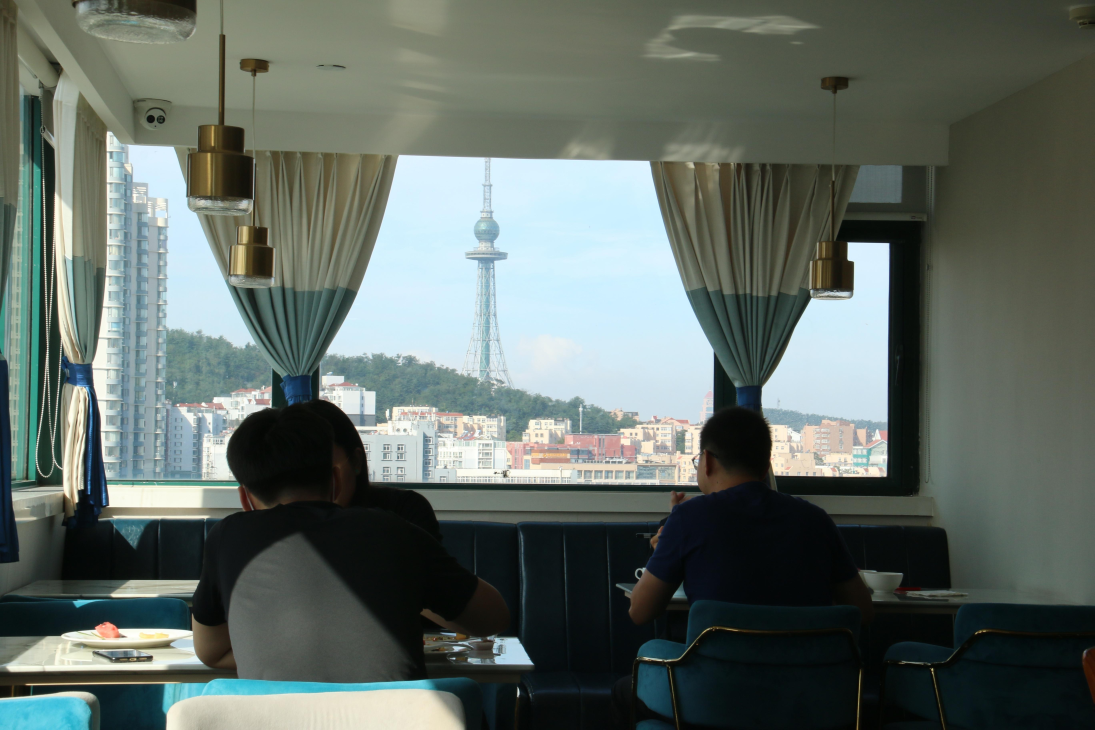
#> input picture full_resInput/0025.JPG, 5472 x 3648 px (shown at 1/5 size); its folder holds 4 pictures in this run
$ python downsample.py
#> lines starting #> are read from the running program, lines starting #| are printed output that depends on the picture
import os
from PIL import Image

# Directory containing the images
directory =os.path.join( os.getcwd(), "full_resInput")

# Output directory for compressed images
output_directory = "low_resInput"
input_path = os.path.join(output_directory)
# Create the output directory if it doesn't exist
if not os.path.exists(output_directory):
    os.makedirs(output_directory)
# Iterate over all files in the directory
for filename in os.listdir(directory):
    print("prcessing : " + filename)
    # Check if the file is an image
    if filename.lower().endswith(('.jpg', '.jpeg',)):
        # Open the original image
        original_image = Image.open(os.path.join(directory, filename))
#> original_image is the input picture: PIL image 5472x3648 RGB; mean R, G, B 97, 107.1, 101.1
        # Resize from 5760x 3480 the image to the desired dimensions
        compressed_image = original_image.resize((384, 384))
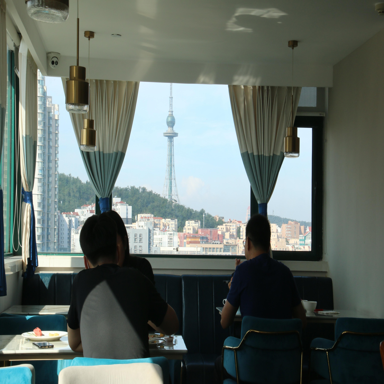
#> compressed_image: PIL image 384x384 RGB; mean R, G, B 97, 107.1, 101.1
        filename = "low_"+filename
        # Save the compressed image in the output directory
        # if(subdirectory=="input"):
        compressed_image.save(os.path.join(input_path, filename))
        print(os.path.join(input_path, filename))
#> pass 2 of the loop `for filename in os.listdir(directory):`:
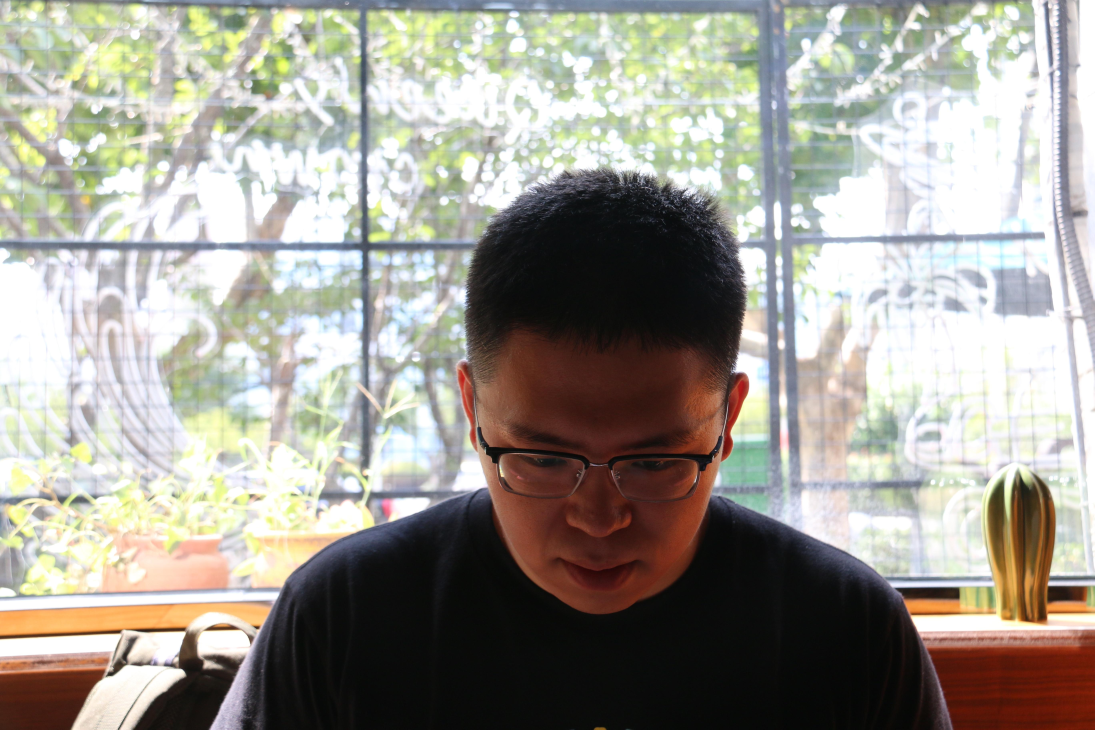
#> input picture full_resInput/0044.JPG, 5472 x 3648 px (shown at 1/5 size)
#> original_image is the input picture: PIL image 5472x3648 RGB; mean R, G, B 160, 156.6, 147.7
#> `compressed_image = original_image.resize((384, 384))`:
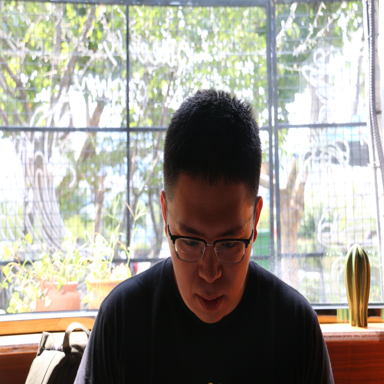
#> compressed_image: PIL image 384x384 RGB; mean R, G, B 160, 156.6, 147.6
#> pass 3 of the loop `for filename in os.listdir(directory):`:
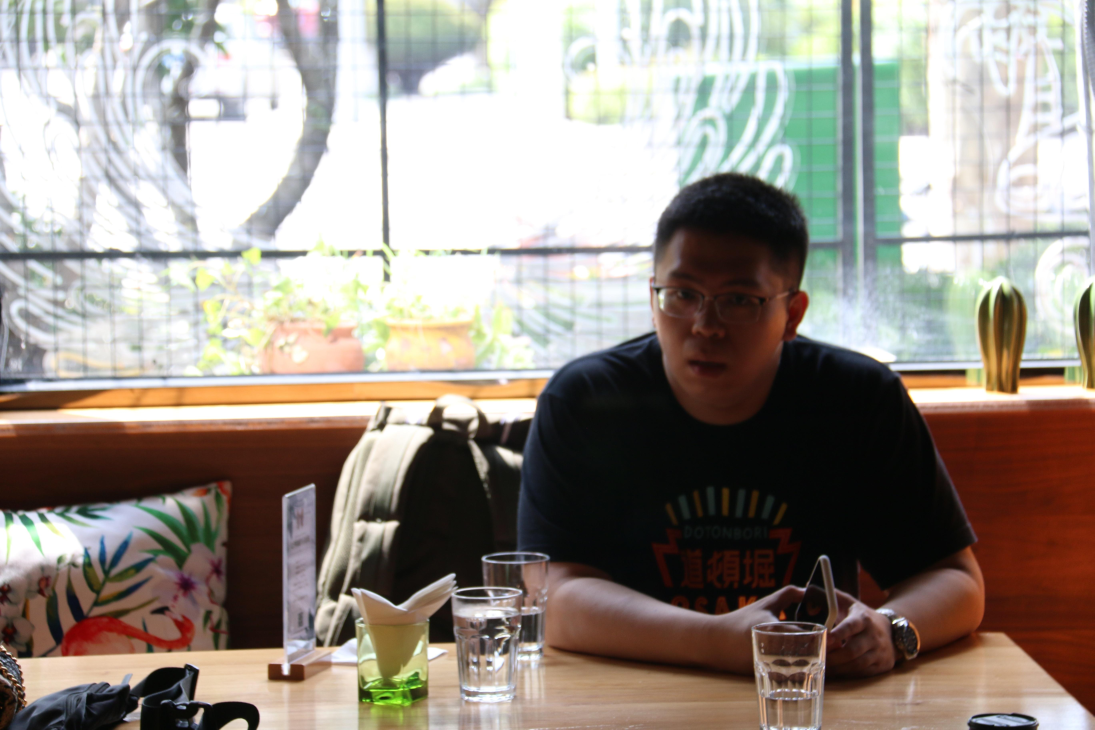
#> input picture full_resInput/0047.JPG, 5472 x 3648 px (shown at 1/5 size)
#> original_image is the input picture: PIL image 5472x3648 RGB; mean R, G, B 153.4, 145.4, 137.2
#> `compressed_image = original_image.resize((384, 384))`:
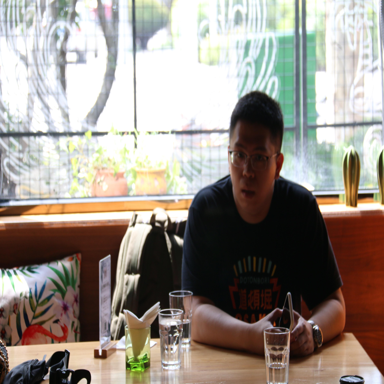
#> compressed_image: PIL image 384x384 RGB; mean R, G, B 153.4, 145.4, 137.1
#> the loop made 4 passes; the first 3 are shown
                # elif (subdirectory=="output"):
                    # compressed_image.save(os.path.join(output_path, filename))
print("done Preprocessing and saving image to Dir Compressed image")
